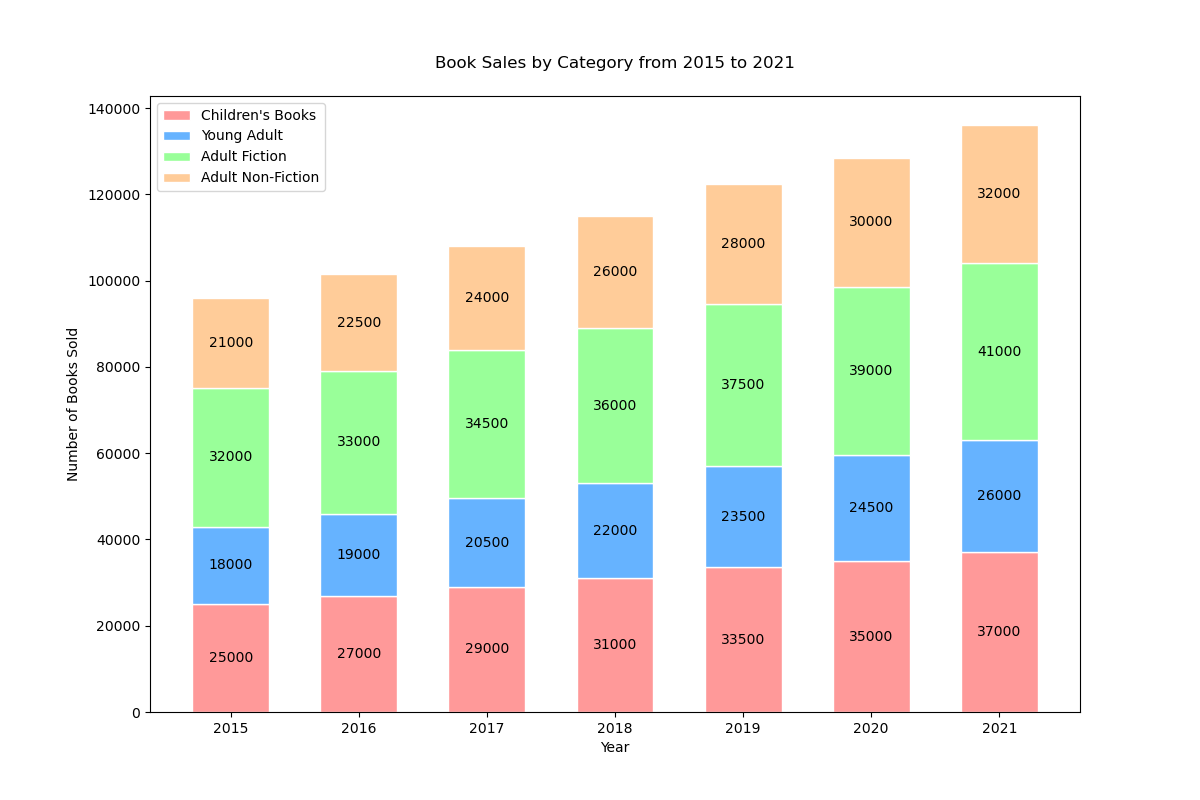

Generate this figure with Python:

import matplotlib.pyplot as plt

# Data
years = ['2015', '2016', '2017', '2018', '2019', '2020', '2021']
children_books = [25000, 27000, 29000, 31000, 33500, 35000, 37000]
young_adult = [18000, 19000, 20500, 22000, 23500, 24500, 26000]
adult_fiction = [32000, 33000, 34500, 36000, 37500, 39000, 41000]
adult_non_fiction = [21000, 22500, 24000, 26000, 28000, 30000, 32000]

# Bottom data for stacking
adult_fiction_bottom = [i + j for i, j in zip(children_books, young_adult)]
young_adult_bottom = children_books

# Figure and Axes
fig, ax = plt.subplots(figsize=(12, 8))  # Change width and height of the chart

# Stacked Vertical Bars
ax.bar(years, children_books, color='#ff9999', edgecolor='white', width=0.6, label="Children's Books")  # Children's books with pink color
ax.bar(years, young_adult, bottom=young_adult_bottom, color='#66b3ff', edgecolor='white', width=0.6, label='Young Adult')  # Young adult with light blue color
ax.bar(years, adult_fiction, bottom=adult_fiction_bottom, color='#99ff99', edgecolor='white', width=0.6, label='Adult Fiction')  # Adult fiction with light green color
ax.bar(years, adult_non_fiction, bottom=[i + j + k for i, j, k in zip(children_books, young_adult, adult_fiction)], color='#ffcc99', edgecolor='white', width=0.6, label='Adult Non-Fiction')  # Adult non-fiction with light orange color

# Labels and Title
ax.set_ylabel('Number of Books Sold')
ax.set_xlabel('Year')
ax.set_title('Book Sales by Category from 2015 to 2021', pad=20)

# Numerical labels
for i in range(len(years)):
    ax.text(i, children_books[i] / 2, f'{children_books[i]}', ha='center', va='center', color='black')
    ax.text(i, young_adult_bottom[i] + young_adult[i] / 2, f'{young_adult[i]}', ha='center', va='center', color='black')
    ax.text(i, adult_fiction_bottom[i] + adult_fiction[i] / 2, f'{adult_fiction[i]}', ha='center', va='center', color='black')
    ax.text(i, adult_fiction_bottom[i] + adult_fiction[i] + adult_non_fiction[i] / 2, f'{adult_non_fiction[i]}', ha='center', va='center', color='black')

# Display the legend
ax.legend(loc='upper left')

# Display the plot
plt.show()
